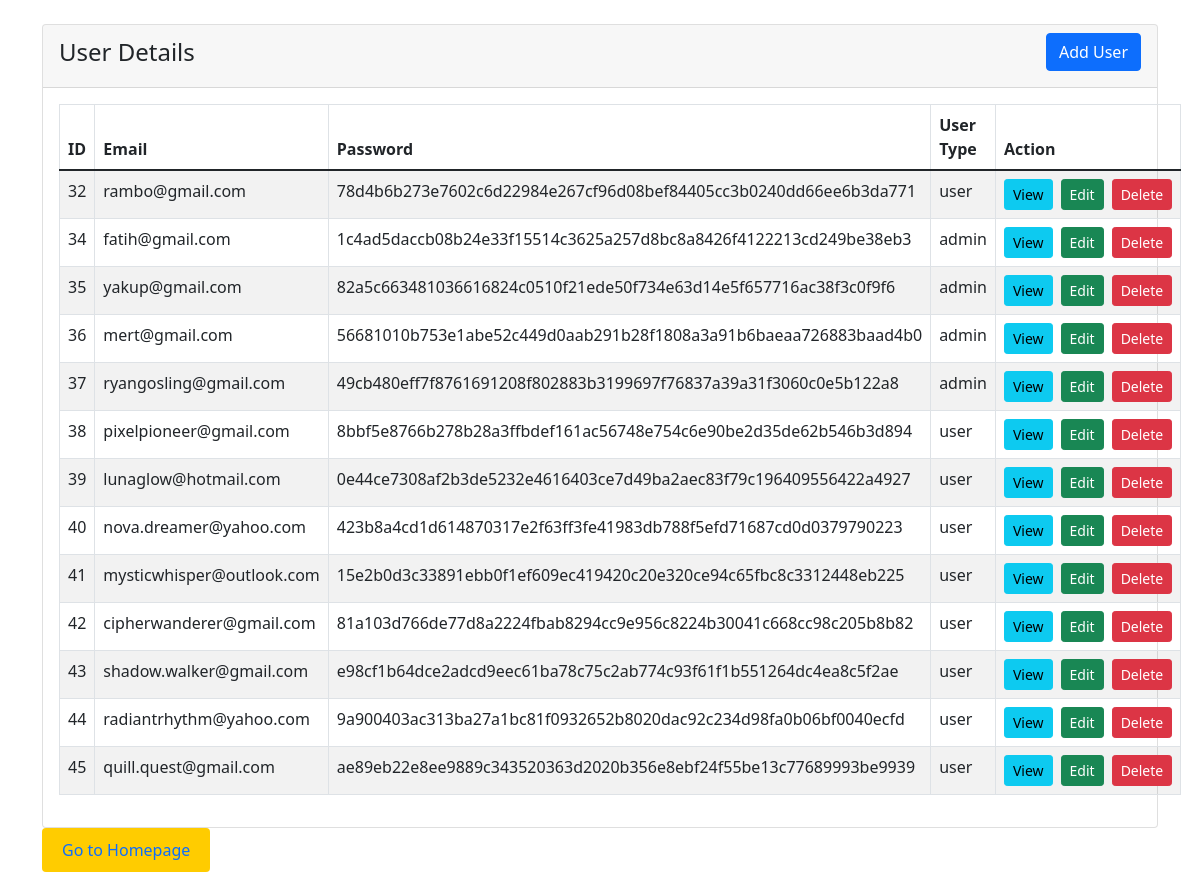
The app's page /admin/useroperations/userindex.php (signed in) with its own data.
### tables this page shows
CREATE TABLE `user` (
  `id` int(11) NOT NULL,
  `email` varchar(255) NOT NULL,
  `password` varchar(255) NOT NULL,
  `usertype` varchar(255) NOT NULL DEFAULT 'user'
);

### admin/useroperations/userindex.php (the view, shortened to what this page needs)
<?php
require 'dbconnection.php';
?>
<!DOCTYPE html>
<html lang="en">
<head>
    <link rel="stylesheet" href="https://cdn.jsdelivr.net/npm/bootstrap@5.1.3/dist/css/bootstrap.min.css">
</head>
<body>
    <div class="container mt-4">
        <div class="row">
            <div class="col-md-12">
                <div class="card">
                    <div class="card-header">
                        <h4 class="d-flex justify-content-between align-items-center">User Details
                            <a href="adduser.php" class="btn btn-primary ">Add User</a>
                        </h4>
                    </div>
                    <div class="card-body">
                        <div class="table-responsive-">
                            <table class="table table-bordered table-striped">
                                <thead>
                                    <tr>
                                        <th>ID</th>
                                        <th>Email</th>
                                        <th>Password</th>
                                        <th>User Type</th>
                                        <th>Action</th>
                                    </tr>
                                </thead>
                                <tbody>
                                    <?php
                                    $query = "SELECT * FROM user";
                                    $query_run = mysqli_query($connection, $query);
                                    if (mysqli_num_rows($query_run) > 0) {
                                        foreach ($query_run as $userData) {
                                    ?>
                                            <tr>
                                                <td><?= $userData['id']; ?></td>
                                                <td><?= $userData['email']; ?></td>
                                                <td><?= $userData['password']; ?></td>
                                                <td><?= $userData['usertype']; ?></td>
                                                <td>
                                                    <div class="d-grid gap-2 d-md-flex justify-content-md-end">
                                                        <a href="userview.php?id=<?= $userData['id']; ?>" class="btn btn-info btn-sm">View</a>
                                                        <a href="useredit.php?id=<?= $userData['id']; ?>" class="btn btn-success btn-sm">Edit</a>
                                                        <form action="usercode.php" method="POST" class="d-inline">
                                                            <button type="submit" name="delete_user" value="<?= $userData['id']; ?>" class="btn btn-danger btn-sm">Delete</button>
                                                        </form>
                                                    </div>
                                                </td>
                                            </tr>
                                    <?php
                                        }
                                    } else {
                                        echo "<h4>No Record Found</h4>";
                                    }
                                    ?>
                                </tbody>
                            </table>
                        </div>
                    </div>
                </div>
            </div>
        </div>
        <div>
            <button class="button"><a href="../admindashboard.php">Go to Homepage</a></button>
        </div>
    </div>
</body>
</html>

### admin/useroperations/userindex.php (style rules this page uses)
.button { background-color: #ffcc00; color: #333; padding: 10px 20px; border: none; border-radius: 4px; cursor: pointer; transition: background-color 0.3s ease-in-out; }
a { text-decoration: none; text-decoration-color: white; }

### records on screen
user: id "32", email "rambo@gmail.com", password "78d4b6b273e7602c6d22984e267cf96d08bef84405cc3b0240dd66ee6b3da771", usertype "user"
user: id "34", email "fatih@gmail.com", password "1c4ad5daccb08b24e33f15514c3625a257d8bc8a8426f4122213cd249be38eb3", usertype "admin"
user: id "35", email "yakup@gmail.com", password "82a5c663481036616824c0510f21ede50f734e63d14e5f657716ac38f3c0f9f6", usertype "admin"
user: id "36", email "mert@gmail.com", password "56681010b753e1abe52c449d0aab291b28f1808a3a91b6baeaa726883baad4b0", usertype "admin"
user: id "37", email "ryangosling@gmail.com", password "49cb480eff7f8761691208f802883b3199697f76837a39a31f3060c0e5b122a8", usertype "admin"
user: id "38", email "pixelpioneer@gmail.com", password "8bbf5e8766b278b28a3ffbdef161ac56748e754c6e90be2d35de62b546b3d894", usertype "user"
user: id "39", email "lunaglow@hotmail.com", password "0e44ce7308af2b3de5232e4616403ce7d49ba2aec83f79c196409556422a4927", usertype "user"
user: id "40", email "nova.dreamer@yahoo.com", password "423b8a4cd1d614870317e2f63ff3fe41983db788f5efd71687cd0d0379790223", usertype "user"
user: id "41", email "mysticwhisper@outlook.com", password "15e2b0d3c33891ebb0f1ef609ec419420c20e320ce94c65fbc8c3312448eb225", usertype "user"
user: id "42", email "cipherwanderer@gmail.com", password "81a103d766de77d8a2224fbab8294cc9e956c8224b30041c668cc98c205b8b82", usertype "user"
user: id "43", email "shadow.walker@gmail.com", password "e98cf1b64dce2adcd9eec61ba78c75c2ab774c93f61f1b551264dc4ea8c5f2ae", usertype "user"
user: id "44", email "radiantrhythm@yahoo.com", password "9a900403ac313ba27a1bc81f0932652b8020dac92c234d98fa0b06bf0040ecfd", usertype "user"
user: id "45", email "quill.quest@gmail.com", password "ae89eb22e8ee9889c343520363d2020b356e8ebf24f55be13c77689993be9939", usertype "user"
